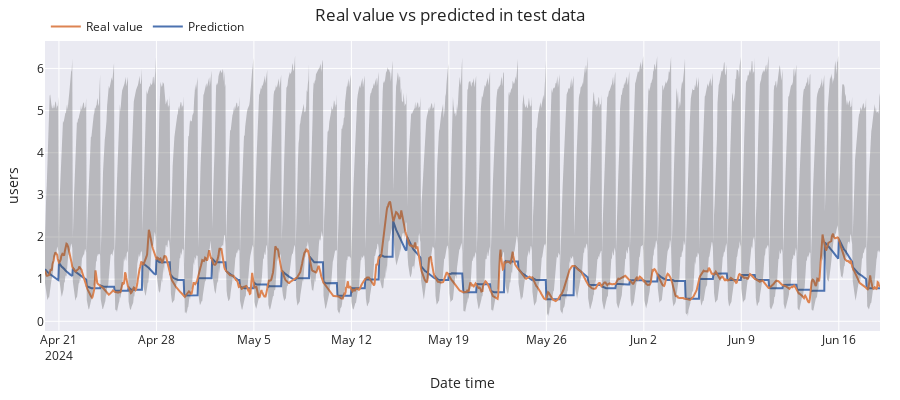

Here is the notebook cell this chart was saved with:
### Code cell
# Plot intervals
# ==============================================================================
plot_predicted_intervals(
    predictions     = predictions,
    y_true          = df_test,
    target_variable = "wave_height",
    # initial_x_zoom  = None,
    title           = "Real value vs predicted in test data",
    xaxis_title     = "Date time",
    yaxis_title     = "users",
)

# Predicted interval coverage (on test data)
# ==============================================================================
coverage = empirical_coverage(
    y = df_test['wave_height'],
    lower_bound = predictions["lower_bound"], 
    upper_bound = predictions["upper_bound"]
)
print(f"Predicted interval coverage: {round(100*coverage, 2)} %")

# Area of the interval
# ==============================================================================
area = (predictions["upper_bound"] - predictions["lower_bound"]).sum()
print(f"Area of the interval: {round(area, 2)}")

### Figure 1 — Plotly figure (JSON) as saved in the notebook; plotly's stock layout.template omitted (floating-point values rounded to 4 significant figures; data arrays with more than 128 entries replaced by an {"elided": "..."} marker saying what was removed)
{"data": [{"mode": "lines", "name": "Prediction", "type": "scatter", "x": {"elided": "1440 str values"}, "y": {"elided": "1440 float values"}}, {"mode": "lines", "name": "Real value", "type": "scatter", "x": {"elided": "1440 str values"}, "y": {"elided": "1440 float values"}}, {"line": {"width": 0}, "marker": {"color": "#444"}, "mode": "lines", "name": "Upper Bound", "showlegend": false, "type": "scatter", "x": {"elided": "1440 str values"}, "y": {"elided": "1440 float values"}}, {"fill": "tonexty", "fillcolor": "rgba(68, 68, 68, 0.3)", "line": {"width": 0}, "marker": {"color": "#444"}, "mode": "lines", "name": "Lower Bound", "showlegend": false, "type": "scatter", "x": {"elided": "1440 str values"}, "y": {"elided": "1440 float values"}}], "layout": {"height": 400, "hovermode": "x", "legend": {"orientation": "h", "x": 0.001, "xanchor": "left", "y": 1.1, "yanchor": "top"}, "margin": {"b": 20, "l": 20, "r": 20, "t": 35}, "title": {"text": "Real value vs predicted in test data"}, "width": 900, "xaxis": {"title": {"text": "Date time"}}, "yaxis": {"title": {"text": "users"}}}}
